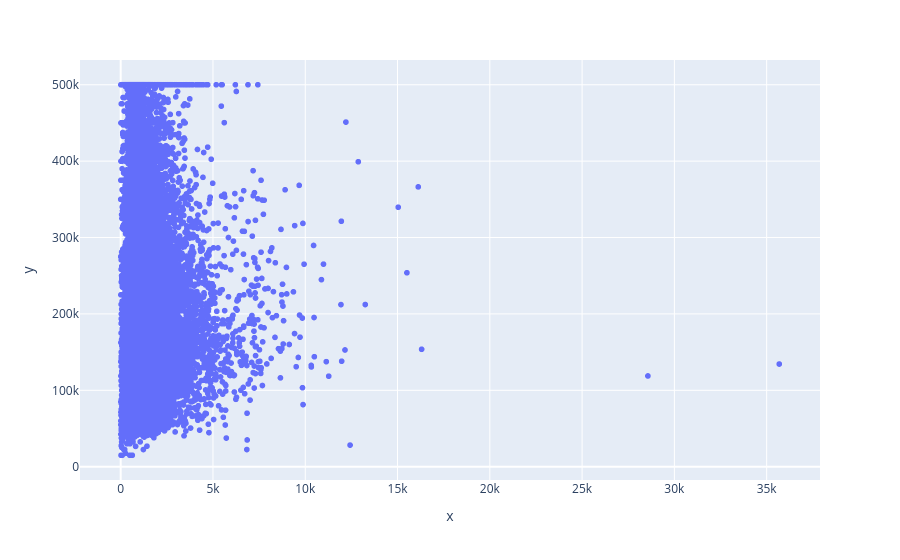

The code cell stored with this chart in its notebook:
### Code cell
fig = px.scatter(x=df["Population"], y=df["Median_House_Value"])
fig.show()

### Figure 1 — Plotly figure (JSON) as saved in the notebook; plotly's stock layout.template omitted (floating-point values rounded to 4 significant figures; data arrays with more than 128 entries replaced by an {"elided": "..."} marker saying what was removed)
{"data": [{"hovertemplate": "x=%{x}<br>y=%{y}<extra></extra>", "legendgroup": "", "marker": {"color": "#636efa", "symbol": "circle"}, "mode": "markers", "name": "", "showlegend": false, "type": "scattergl", "x": {"elided": "20640 int values"}, "xaxis": "x", "y": {"elided": "20640 float values"}, "yaxis": "y"}], "layout": {"legend": {"tracegroupgap": 0}, "margin": {"t": 60}, "xaxis": {"anchor": "y", "domain": [0, 1], "title": {"text": "x"}}, "yaxis": {"anchor": "x", "domain": [0, 1], "title": {"text": "y"}}}}
